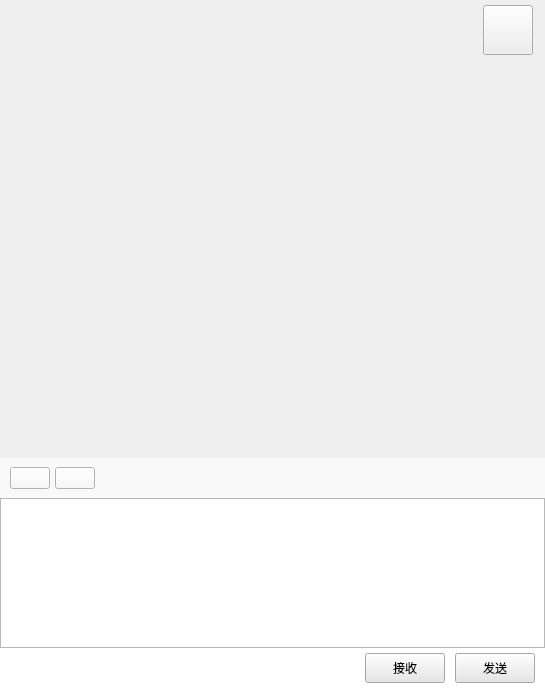
<?xml version="1.0" encoding="UTF-8"?>
<ui version="4.0">
 <class>ChatPage</class>
 <widget class="QWidget" name="ChatPage">
  <property name="geometry">
   <rect>
    <x>0</x>
    <y>0</y>
    <width>545</width>
    <height>688</height>
   </rect>
  </property>
  <property name="windowTitle">
   <string>Form</string>
  </property>
  <layout class="QVBoxLayout" name="verticalLayout" stretch="0">
   <property name="spacing">
    <number>0</number>
   </property>
   <property name="leftMargin">
    <number>0</number>
   </property>
   <property name="topMargin">
    <number>0</number>
   </property>
   <property name="rightMargin">
    <number>0</number>
   </property>
   <property name="bottomMargin">
    <number>0</number>
   </property>
   <item>
    <widget class="QWidget" name="chat_data_wid" native="true">
     <layout class="QVBoxLayout" name="verticalLayout_4">
      <property name="spacing">
       <number>0</number>
      </property>
      <property name="leftMargin">
       <number>0</number>
      </property>
      <property name="topMargin">
       <number>0</number>
      </property>
      <property name="rightMargin">
       <number>0</number>
      </property>
      <property name="bottomMargin">
       <number>0</number>
      </property>
      <item>
       <widget class="QWidget" name="title_wid" native="true">
        <property name="minimumSize">
         <size>
          <width>0</width>
          <height>60</height>
         </size>
        </property>
        <property name="maximumSize">
         <size>
          <width>16777215</width>
          <height>60</height>
         </size>
        </property>
        <layout class="QVBoxLayout" name="verticalLayout_5">
         <property name="leftMargin">
          <number>10</number>
         </property>
         <property name="topMargin">
          <number>2</number>
         </property>
         <property name="rightMargin">
          <number>2</number>
         </property>
         <property name="bottomMargin">
          <number>2</number>
         </property>
         <item>
          <widget class="QWidget" name="widget_3" native="true">
           <layout class="QHBoxLayout" name="horizontalLayout_3">
            <property name="leftMargin">
             <number>2</number>
            </property>
            <property name="topMargin">
             <number>2</number>
            </property>
            <property name="rightMargin">
             <number>10</number>
            </property>
            <property name="bottomMargin">
             <number>2</number>
            </property>
            <item>
             <widget class="QLabel" name="chat_name_lb">
              <property name="text">
               <string/>
              </property>
             </widget>
            </item>
            <item>
             <widget class="IconSwitchBtn" name="setting_btn">
              <property name="sizePolicy">
               <sizepolicy hsizetype="Fixed" vsizetype="Fixed">
                <horstretch>0</horstretch>
                <verstretch>0</verstretch>
               </sizepolicy>
              </property>
              <property name="minimumSize">
               <size>
                <width>50</width>
                <height>50</height>
               </size>
              </property>
              <property name="maximumSize">
               <size>
                <width>50</width>
                <height>50</height>
               </size>
              </property>
              <property name="text">
               <string/>
              </property>
             </widget>
            </item>
           </layout>
          </widget>
         </item>
        </layout>
       </widget>
      </item>
      <item>
       <widget class="ChatView" name="chat_data_list" native="true"/>
      </item>
      <item>
       <widget class="QWidget" name="tool_wid" native="true">
        <property name="minimumSize">
         <size>
          <width>0</width>
          <height>40</height>
         </size>
        </property>
        <property name="maximumSize">
         <size>
          <width>16777215</width>
          <height>40</height>
         </size>
        </property>
        <property name="styleSheet">
         <string notr="true">background-color: rgb(249, 249, 249);</string>
        </property>
        <layout class="QHBoxLayout" name="horizontalLayout_4">
         <property name="spacing">
          <number>0</number>
         </property>
         <property name="leftMargin">
          <number>0</number>
         </property>
         <property name="topMargin">
          <number>0</number>
         </property>
         <property name="rightMargin">
          <number>0</number>
         </property>
         <property name="bottomMargin">
          <number>0</number>
         </property>
         <item>
          <spacer name="horizontalSpacer_2">
           <property name="orientation">
            <enum>Qt::Orientation::Horizontal</enum>
           </property>
           <property name="sizeType">
            <enum>QSizePolicy::Policy::Fixed</enum>
           </property>
           <property name="sizeHint" stdset="0">
            <size>
             <width>10</width>
             <height>20</height>
            </size>
           </property>
          </spacer>
         </item>
         <item>
          <widget class="IconSwitchBtn" name="emo_btn">
           <property name="text">
            <string/>
           </property>
          </widget>
         </item>
         <item>
          <spacer name="horizontalSpacer_3">
           <property name="orientation">
            <enum>Qt::Orientation::Horizontal</enum>
           </property>
           <property name="sizeType">
            <enum>QSizePolicy::Policy::Fixed</enum>
           </property>
           <property name="sizeHint" stdset="0">
            <size>
             <width>5</width>
             <height>20</height>
            </size>
           </property>
          </spacer>
         </item>
         <item>
          <widget class="IconSwitchBtn" name="file_btn">
           <property name="text">
            <string/>
           </property>
          </widget>
         </item>
         <item>
          <spacer name="horizontalSpacer_4">
           <property name="orientation">
            <enum>Qt::Orientation::Horizontal</enum>
           </property>
           <property name="sizeHint" stdset="0">
            <size>
             <width>40</width>
             <height>20</height>
            </size>
           </property>
          </spacer>
         </item>
        </layout>
       </widget>
      </item>
      <item>
       <widget class="MessageTextEdit" name="chat_edit">
        <property name="maximumSize">
         <size>
          <width>16777215</width>
          <height>150</height>
         </size>
        </property>
       </widget>
      </item>
      <item>
       <widget class="QWidget" name="rands_wid" native="true">
        <property name="minimumSize">
         <size>
          <width>0</width>
          <height>40</height>
         </size>
        </property>
        <property name="maximumSize">
         <size>
          <width>16777215</width>
          <height>40</height>
         </size>
        </property>
        <property name="styleSheet">
         <string notr="true">background-color: rgb(255, 255, 255);</string>
        </property>
        <layout class="QHBoxLayout" name="horizontalLayout_5">
         <property name="spacing">
          <number>0</number>
         </property>
         <property name="leftMargin">
          <number>0</number>
         </property>
         <property name="topMargin">
          <number>0</number>
         </property>
         <property name="rightMargin">
          <number>0</number>
         </property>
         <property name="bottomMargin">
          <number>0</number>
         </property>
         <item>
          <spacer name="horizontalSpacer_5">
           <property name="orientation">
            <enum>Qt::Orientation::Horizontal</enum>
           </property>
           <property name="sizeHint" stdset="0">
            <size>
             <width>40</width>
             <height>20</height>
            </size>
           </property>
          </spacer>
         </item>
         <item>
          <widget class="QPushButton" name="receive_btn">
           <property name="minimumSize">
            <size>
             <width>80</width>
             <height>30</height>
            </size>
           </property>
           <property name="maximumSize">
            <size>
             <width>80</width>
             <height>30</height>
            </size>
           </property>
           <property name="styleSheet">
            <string notr="true">background-color: rgb(231, 231, 231);</string>
           </property>
           <property name="text">
            <string>接收</string>
           </property>
          </widget>
         </item>
         <item>
          <spacer name="horizontalSpacer_6">
           <property name="orientation">
            <enum>Qt::Orientation::Horizontal</enum>
           </property>
           <property name="sizeType">
            <enum>QSizePolicy::Policy::Fixed</enum>
           </property>
           <property name="sizeHint" stdset="0">
            <size>
             <width>10</width>
             <height>20</height>
            </size>
           </property>
          </spacer>
         </item>
         <item>
          <widget class="QPushButton" name="send_btn">
           <property name="minimumSize">
            <size>
             <width>80</width>
             <height>30</height>
            </size>
           </property>
           <property name="maximumSize">
            <size>
             <width>80</width>
             <height>30</height>
            </size>
           </property>
           <property name="styleSheet">
            <string notr="true">background-color: rgb(231, 231, 231);</string>
           </property>
           <property name="text">
            <string>发送</string>
           </property>
          </widget>
         </item>
         <item>
          <spacer name="horizontalSpacer_7">
           <property name="orientation">
            <enum>Qt::Orientation::Horizontal</enum>
           </property>
           <property name="sizeType">
            <enum>QSizePolicy::Policy::Fixed</enum>
           </property>
           <property name="sizeHint" stdset="0">
            <size>
             <width>10</width>
             <height>20</height>
            </size>
           </property>
          </spacer>
         </item>
        </layout>
       </widget>
      </item>
     </layout>
    </widget>
   </item>
  </layout>
 </widget>
 <customwidgets>
  <customwidget>
   <class>IconSwitchBtn</class>
   <extends>QPushButton</extends>
   <header location="global">iconswitchbtn.h</header>
  </customwidget>
  <customwidget>
   <class>ChatView</class>
   <extends>QWidget</extends>
   <header location="global">chatview.h</header>
   <container>1</container>
  </customwidget>
  <customwidget>
   <class>MessageTextEdit</class>
   <extends>QTextEdit</extends>
   <header location="global">messagetextedit.h</header>
  </customwidget>
 </customwidgets>
 <resources/>
 <connections/>
</ui>
